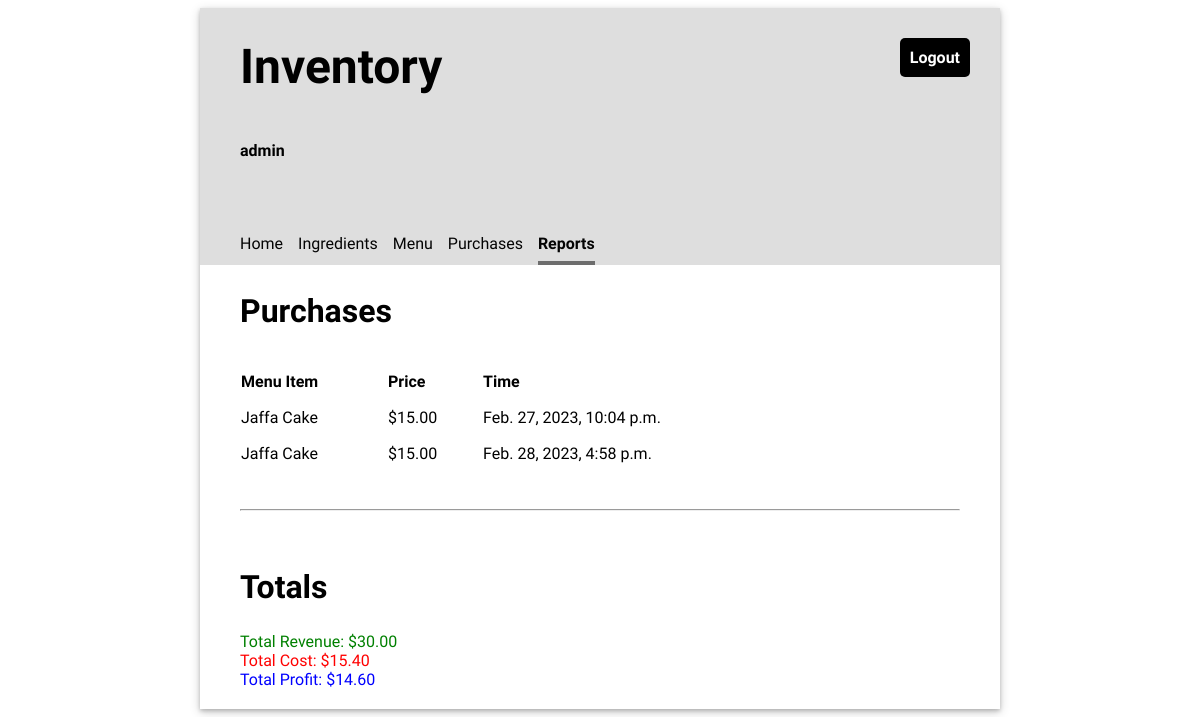
/reports (signed in), run on an earlier commit of the app's database.
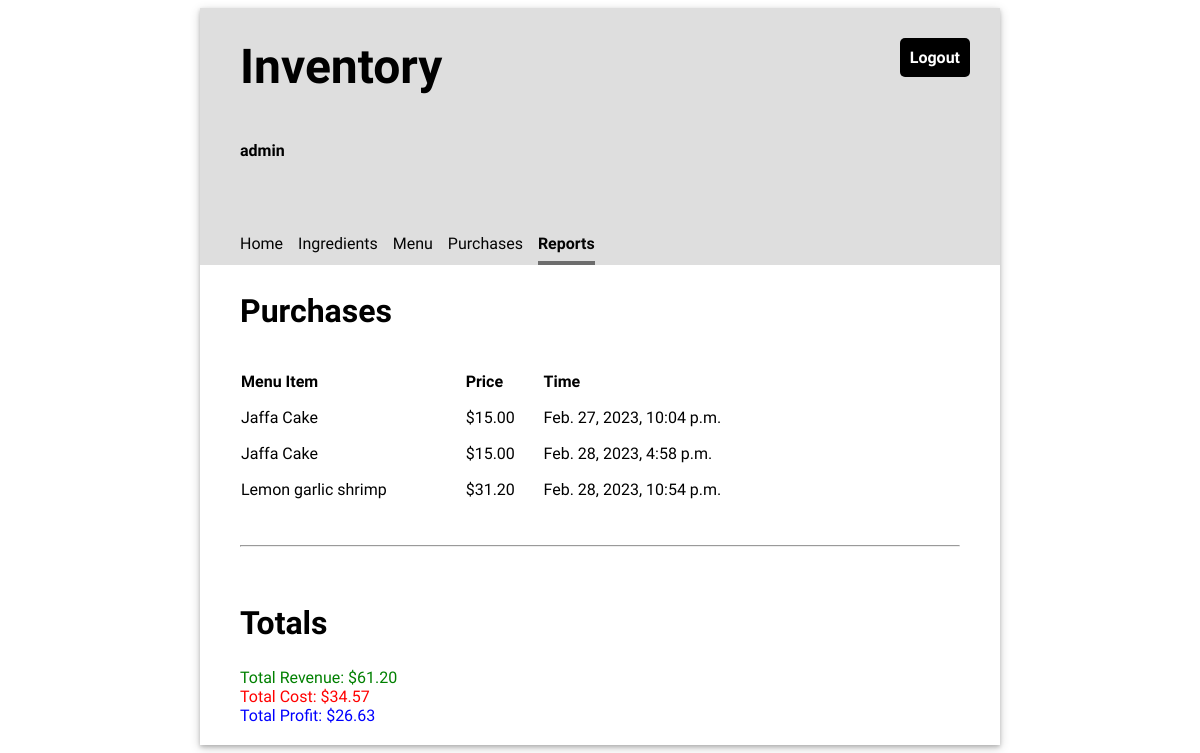
And on a later commit of the database.
### inventory/models.py (models this page shows, shortened)
class Purchase(models.Model):
    menu_item = models.ForeignKey(MenuItem, on_delete= models.CASCADE)
    timestamp = models.DateTimeField(auto_now_add=True)

class MenuItem(models.Model):
    title= models.CharField(max_length=100, unique=True)
    price= models.FloatField(default=0)

### inventory/views.py (the view)
# urls.py: path('reports', views.ReportView.as_view(), name="reports"),
class ReportView(LoginRequiredMixin, TemplateView):
    template_name = "inventory/reports.html"
    def get_context_data(self, **kwargs):
        context = super().get_context_data(**kwargs)
        context["purchases"] = Purchase.objects.all()
        revenue = Purchase.objects.aggregate(
            revenue=Sum("menu_item__price"))["revenue"]
        total_cost = 0
        for purchase in Purchase.objects.all():
            for recipe_requirement in purchase.menu_item.reciperequirement_set.all():
                total_cost += recipe_requirement.ingredient.price_per_unit * \
                    recipe_requirement.quantity
        context["revenue"] = revenue
        context["total_cost"] = total_cost
        context["profit"] = revenue - total_cost
        return context

### inventory/templates/inventory/reports.html (shortened to what this page needs)
{% extends 'base.html' %}
{% load static %}
{% block content %}
    <h2>Purchases</h2>
    <table class="inventory-table">
        <thead>
            <tr>
                <th>Menu Item</th>
                <th>Price</th>
                <th>Time</th>
            </tr>
        </thead>
        <tbody>
        {% for purchase in purchases %}
            <tr>
                <td>{{ purchase.menu_item.title }}</td>
                <td class="price">${{ purchase.menu_item.price|stringformat:".2f" }}</td>
                <td>{{ purchase.timestamp }}</td>
            </tr>
        {% endfor %}
        </tbody>
    </table>
    <hr/>
    <h2>Totals</h2>
    <div style="color: green;">Total Revenue: ${{ revenue|stringformat:".2f" }}</div>
    <div style="color: red;">Total Cost: ${{ total_cost|stringformat:".2f" }}</div>
    <div style="color: blue;">Total Profit: ${{ profit|stringformat:".2f" }}</div>
{% endblock %}

What changed in the data, as far as the page shows it:
added Purchase: menu_item "Lemon garlic shrimp", menu_item.price "31.20", timestamp "Feb. 28, 2023, 10:54 p.m."
Also different on the page:
{{ revenue|stringformat:".2f" }}: "30.00" → "61.20"
{{ total_cost|stringformat:".2f" }}: "15.40" → "34.57"
{{ profit|stringformat:".2f" }}: "14.60" → "26.63"
